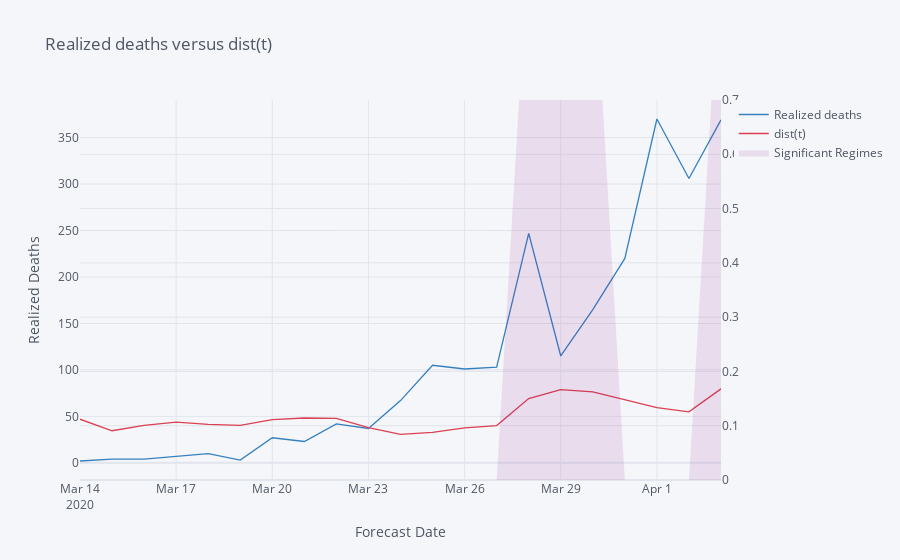

The notebook cell this image was saved under:
### Code cell
# Visualise distance changes over time
fig = plotly_chart(plot_df, 
                   fig_only = True, 
                   title = 'Realized deaths versus dist(t)', 
                   secondary_y = ['dist(t)', 'Significant Regimes'],
                   y_label = 'Realized Deaths',
                   x_label = 'Forecast Date')

# Format shading for significant regimes
opacity=0.1
fig['data'][2]['line']['width']=0
fig['data'][2]['fill'] = 'tozeroy'
fig['data'][2]['fillcolor'] = fig['data'][2]['line']['color'].replace(', 1.0)', ', {})'.format(opacity))

# Format range of secondary y label
fig['layout']['yaxis2']['range'] = [0, 0.7]
iplot(fig)

### Figure 1 — Plotly figure (JSON) as saved in the notebook; plotly's stock layout.template omitted (floating-point values rounded to 4 significant figures)
{"data": [{"line": {"color": "rgba(55, 128, 191, 1.0)", "dash": "solid", "shape": "linear", "width": 1.3}, "mode": "lines", "name": "Realized deaths", "text": "", "type": "scatter", "x": ["2020-03-14", "2020-03-15", "2020-03-16", "2020-03-17", "2020-03-18", "2020-03-19", "2020-03-20", "2020-03-21", "2020-03-22", "2020-03-23", "2020-03-24", "2020-03-25", "2020-03-26", "2020-03-27", "2020-03-28", "2020-03-29", "2020-03-30", "2020-03-31", "2020-04-01", "2020-04-02", "2020-04-03"], "y": [2, 4, 4, 7, 10, 3, 27, 23, 42, 37, 67, 105, 101, 103, 247, 115, 165, 220, 370, 306, 369]}, {"line": {"color": "rgba(219, 64, 82, 1.0)", "dash": "solid", "shape": "linear", "width": 1.3}, "mode": "lines", "name": "dist(t)", "text": "", "type": "scatter", "x": ["2020-03-14", "2020-03-15", "2020-03-16", "2020-03-17", "2020-03-18", "2020-03-19", "2020-03-20", "2020-03-21", "2020-03-22", "2020-03-23", "2020-03-24", "2020-03-25", "2020-03-26", "2020-03-27", "2020-03-28", "2020-03-29", "2020-03-30", "2020-03-31", "2020-04-01", "2020-04-02", "2020-04-03"], "xaxis": "x", "y": [0.112, 0.09075, 0.1006, 0.1066, 0.1026, 0.1005, 0.111, 0.1142, 0.1136, 0.09638, 0.0839, 0.08776, 0.09611, 0.1002, 0.1501, 0.1665, 0.1624, 0.1482, 0.1332, 0.1256, 0.1679], "yaxis": "y2"}, {"fill": "tozeroy", "fillcolor": "rgba(128, 0, 128, 0.1)", "line": {"color": "rgba(128, 0, 128, 1.0)", "dash": "solid", "shape": "linear", "width": 0}, "mode": "lines", "name": "Significant Regimes", "text": "", "type": "scatter", "x": ["2020-03-14", "2020-03-15", "2020-03-16", "2020-03-17", "2020-03-18", "2020-03-19", "2020-03-20", "2020-03-21", "2020-03-22", "2020-03-23", "2020-03-24", "2020-03-25", "2020-03-26", "2020-03-27", "2020-03-28", "2020-03-29", "2020-03-30", "2020-03-31", "2020-04-01", "2020-04-02", "2020-04-03"], "xaxis": "x", "y": [0, 0, 0, 0, 0, 0, 0, 0, 0, 0, 0, 0, 0, 0, 1, 1, 1, 0, 0, 0, 1], "yaxis": "y2"}], "layout": {"legend": {"bgcolor": "#F5F6F9", "font": {"color": "#4D5663"}}, "paper_bgcolor": "#F5F6F9", "plot_bgcolor": "#F5F6F9", "title": {"font": {"color": "#4D5663"}, "text": "Realized deaths versus dist(t)"}, "xaxis": {"gridcolor": "#E1E5ED", "showgrid": true, "tickfont": {"color": "#4D5663"}, "title": {"font": {"color": "#4D5663"}, "text": "Forecast Date"}, "zerolinecolor": "#E1E5ED"}, "yaxis": {"gridcolor": "#E1E5ED", "showgrid": true, "tickfont": {"color": "#4D5663"}, "title": {"font": {"color": "#4D5663"}, "text": "Realized Deaths"}, "zerolinecolor": "#E1E5ED"}, "yaxis2": {"anchor": "x", "gridcolor": "#E1E5ED", "overlaying": "y", "range": [0, 0.7], "showgrid": true, "side": "right", "tickfont": {"color": "#4D5663"}, "title": {"text": ""}, "zerolinecolor": "#E1E5ED"}}}
